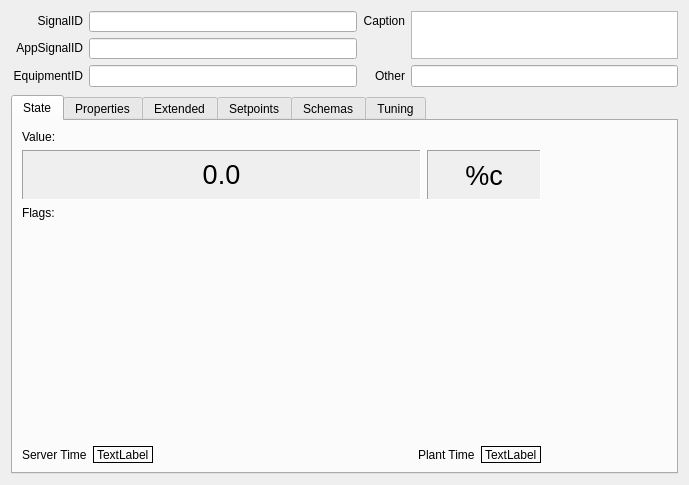
<?xml version="1.0" encoding="UTF-8"?>
<ui version="4.0">
 <class>DialogSignalInfo</class>
 <widget class="QDialog" name="DialogSignalInfo">
  <property name="geometry">
   <rect>
    <x>0</x>
    <y>0</y>
    <width>689</width>
    <height>485</height>
   </rect>
  </property>
  <property name="minimumSize">
   <size>
    <width>0</width>
    <height>0</height>
   </size>
  </property>
  <property name="windowTitle">
   <string>Dialog</string>
  </property>
  <property name="sizeGripEnabled">
   <bool>false</bool>
  </property>
  <layout class="QGridLayout" name="gridLayout_6">
   <item row="10" column="3">
    <widget class="QTabWidget" name="tabWidget">
     <property name="sizePolicy">
      <sizepolicy hsizetype="Expanding" vsizetype="Preferred">
       <horstretch>0</horstretch>
       <verstretch>0</verstretch>
      </sizepolicy>
     </property>
     <property name="styleSheet">
      <string notr="true"/>
     </property>
     <property name="tabPosition">
      <enum>QTabWidget::North</enum>
     </property>
     <property name="tabShape">
      <enum>QTabWidget::Rounded</enum>
     </property>
     <property name="currentIndex">
      <number>0</number>
     </property>
     <property name="elideMode">
      <enum>Qt::ElideMiddle</enum>
     </property>
     <property name="usesScrollButtons">
      <bool>false</bool>
     </property>
     <property name="documentMode">
      <bool>false</bool>
     </property>
     <property name="tabBarAutoHide">
      <bool>false</bool>
     </property>
     <widget class="QWidget" name="tabState">
      <attribute name="title">
       <string>State</string>
      </attribute>
      <layout class="QGridLayout" name="gridLayout_11">
       <item row="0" column="0">
        <layout class="QGridLayout" name="gridLayout_3">
         <item row="4" column="0">
          <spacer name="verticalSpacer">
           <property name="orientation">
            <enum>Qt::Vertical</enum>
           </property>
           <property name="sizeHint" stdset="0">
            <size>
             <width>20</width>
             <height>40</height>
            </size>
           </property>
          </spacer>
         </item>
         <item row="5" column="3">
          <widget class="QLabel" name="labelPlantTimeHeader">
           <property name="sizePolicy">
            <sizepolicy hsizetype="Fixed" vsizetype="Preferred">
             <horstretch>0</horstretch>
             <verstretch>0</verstretch>
            </sizepolicy>
           </property>
           <property name="text">
            <string>Plant Time</string>
           </property>
          </widget>
         </item>
         <item row="5" column="2">
          <spacer name="horizontalSpacer">
           <property name="orientation">
            <enum>Qt::Horizontal</enum>
           </property>
           <property name="sizeHint" stdset="0">
            <size>
             <width>238</width>
             <height>17</height>
            </size>
           </property>
          </spacer>
         </item>
         <item row="1" column="0" colspan="5">
          <layout class="QHBoxLayout" name="horizontalLayout">
           <item>
            <widget class="QLabel" name="labelValue">
             <property name="sizePolicy">
              <sizepolicy hsizetype="Preferred" vsizetype="Preferred">
               <horstretch>28</horstretch>
               <verstretch>0</verstretch>
              </sizepolicy>
             </property>
             <property name="minimumSize">
              <size>
               <width>0</width>
               <height>50</height>
              </size>
             </property>
             <property name="maximumSize">
              <size>
               <width>16777215</width>
               <height>16777215</height>
              </size>
             </property>
             <property name="font">
              <font>
               <pointsize>20</pointsize>
              </font>
             </property>
             <property name="autoFillBackground">
              <bool>true</bool>
             </property>
             <property name="frameShape">
              <enum>QFrame::Panel</enum>
             </property>
             <property name="frameShadow">
              <enum>QFrame::Sunken</enum>
             </property>
             <property name="text">
              <string>&lt;html&gt;&lt;head/&gt;&lt;body&gt;&lt;p&gt;0.0&lt;/p&gt;&lt;/body&gt;&lt;/html&gt;</string>
             </property>
             <property name="alignment">
              <set>Qt::AlignCenter</set>
             </property>
             <property name="wordWrap">
              <bool>false</bool>
             </property>
            </widget>
           </item>
           <item>
            <widget class="QLabel" name="labelStrUnit">
             <property name="sizePolicy">
              <sizepolicy hsizetype="MinimumExpanding" vsizetype="Preferred">
               <horstretch>8</horstretch>
               <verstretch>0</verstretch>
              </sizepolicy>
             </property>
             <property name="font">
              <font>
               <pointsize>20</pointsize>
              </font>
             </property>
             <property name="autoFillBackground">
              <bool>true</bool>
             </property>
             <property name="frameShape">
              <enum>QFrame::Panel</enum>
             </property>
             <property name="frameShadow">
              <enum>QFrame::Sunken</enum>
             </property>
             <property name="text">
              <string>%c</string>
             </property>
             <property name="alignment">
              <set>Qt::AlignCenter</set>
             </property>
            </widget>
           </item>
          </layout>
         </item>
         <item row="5" column="1">
          <widget class="QLabel" name="labelServerTime">
           <property name="frameShape">
            <enum>QFrame::Box</enum>
           </property>
           <property name="text">
            <string>TextLabel</string>
           </property>
          </widget>
         </item>
         <item row="5" column="4">
          <widget class="QLabel" name="labelPlantTime">
           <property name="frameShape">
            <enum>QFrame::Box</enum>
           </property>
           <property name="text">
            <string>TextLabel</string>
           </property>
          </widget>
         </item>
         <item row="3" column="0" colspan="5">
          <widget class="AppSignalFlagsWidget" name="widgetFlags" native="true">
           <property name="sizePolicy">
            <sizepolicy hsizetype="Preferred" vsizetype="Preferred">
             <horstretch>0</horstretch>
             <verstretch>0</verstretch>
            </sizepolicy>
           </property>
           <property name="minimumSize">
            <size>
             <width>0</width>
             <height>80</height>
            </size>
           </property>
          </widget>
         </item>
         <item row="5" column="0">
          <widget class="QLabel" name="labelServerTimeHeader">
           <property name="sizePolicy">
            <sizepolicy hsizetype="Fixed" vsizetype="Preferred">
             <horstretch>0</horstretch>
             <verstretch>0</verstretch>
            </sizepolicy>
           </property>
           <property name="text">
            <string>Server Time</string>
           </property>
          </widget>
         </item>
         <item row="2" column="0">
          <widget class="QLabel" name="flagsLabel">
           <property name="sizePolicy">
            <sizepolicy hsizetype="Preferred" vsizetype="Preferred">
             <horstretch>5</horstretch>
             <verstretch>0</verstretch>
            </sizepolicy>
           </property>
           <property name="text">
            <string>Flags:</string>
           </property>
          </widget>
         </item>
         <item row="0" column="0">
          <widget class="QLabel" name="flagsLabel_2">
           <property name="sizePolicy">
            <sizepolicy hsizetype="Preferred" vsizetype="Preferred">
             <horstretch>5</horstretch>
             <verstretch>0</verstretch>
            </sizepolicy>
           </property>
           <property name="text">
            <string>Value:</string>
           </property>
          </widget>
         </item>
         <item row="0" column="5" rowspan="6">
          <widget class="QFrame" name="frame_2">
           <property name="minimumSize">
            <size>
             <width>120</width>
             <height>0</height>
            </size>
           </property>
           <property name="frameShape">
            <enum>QFrame::NoFrame</enum>
           </property>
           <property name="frameShadow">
            <enum>QFrame::Sunken</enum>
           </property>
          </widget>
         </item>
        </layout>
       </item>
      </layout>
     </widget>
     <widget class="QWidget" name="tabProperties">
      <attribute name="title">
       <string>Properties</string>
      </attribute>
      <layout class="QGridLayout" name="gridLayout_2">
       <item row="0" column="0">
        <layout class="QVBoxLayout" name="verticalLayout_3">
         <item>
          <widget class="QTreeWidget" name="treeProperties">
           <column>
            <property name="text">
             <string notr="true">1</string>
            </property>
           </column>
          </widget>
         </item>
        </layout>
       </item>
      </layout>
     </widget>
     <widget class="QWidget" name="tabExtended">
      <attribute name="title">
       <string>Extended</string>
      </attribute>
      <layout class="QGridLayout" name="gridLayout_8">
       <item row="0" column="0">
        <widget class="QTreeWidget" name="treePropertiesExt">
         <column>
          <property name="text">
           <string notr="true">1</string>
          </property>
         </column>
        </widget>
       </item>
      </layout>
     </widget>
     <widget class="QWidget" name="tabSetpoints">
      <attribute name="title">
       <string>Setpoints</string>
      </attribute>
      <layout class="QGridLayout" name="gridLayout_4">
       <item row="0" column="0">
        <widget class="QTreeWidget" name="treeSetpoints">
         <column>
          <property name="text">
           <string notr="true">1</string>
          </property>
         </column>
        </widget>
       </item>
      </layout>
     </widget>
     <widget class="QWidget" name="tabSchemas">
      <attribute name="title">
       <string>Schemas</string>
      </attribute>
      <layout class="QGridLayout" name="gridLayout_5">
       <item row="0" column="0">
        <widget class="QTreeWidget" name="treeSchemas">
         <property name="rootIsDecorated">
          <bool>true</bool>
         </property>
         <column>
          <property name="text">
           <string notr="true">1</string>
          </property>
         </column>
        </widget>
       </item>
      </layout>
     </widget>
     <widget class="QWidget" name="tabTuning">
      <attribute name="title">
       <string>Tuning</string>
      </attribute>
      <layout class="QGridLayout" name="gridLayout_9">
       <item row="0" column="0">
        <layout class="QGridLayout" name="gridLayout_7">
         <item row="0" column="0">
          <widget class="QLabel" name="flagsLabel_3">
           <property name="sizePolicy">
            <sizepolicy hsizetype="Preferred" vsizetype="Preferred">
             <horstretch>5</horstretch>
             <verstretch>0</verstretch>
            </sizepolicy>
           </property>
           <property name="text">
            <string>Tuning Value:</string>
           </property>
          </widget>
         </item>
         <item row="0" column="3" rowspan="6">
          <widget class="QFrame" name="frame_4">
           <property name="minimumSize">
            <size>
             <width>120</width>
             <height>0</height>
            </size>
           </property>
           <property name="frameShape">
            <enum>QFrame::NoFrame</enum>
           </property>
           <property name="frameShadow">
            <enum>QFrame::Sunken</enum>
           </property>
          </widget>
         </item>
         <item row="1" column="0" colspan="3">
          <layout class="QHBoxLayout" name="horizontalLayout_4">
           <item>
            <widget class="QLabel" name="labelValueTuning">
             <property name="sizePolicy">
              <sizepolicy hsizetype="Preferred" vsizetype="Preferred">
               <horstretch>28</horstretch>
               <verstretch>0</verstretch>
              </sizepolicy>
             </property>
             <property name="minimumSize">
              <size>
               <width>0</width>
               <height>50</height>
              </size>
             </property>
             <property name="font">
              <font>
               <pointsize>20</pointsize>
              </font>
             </property>
             <property name="autoFillBackground">
              <bool>true</bool>
             </property>
             <property name="frameShape">
              <enum>QFrame::Panel</enum>
             </property>
             <property name="frameShadow">
              <enum>QFrame::Sunken</enum>
             </property>
             <property name="text">
              <string>&lt;html&gt;&lt;head/&gt;&lt;body&gt;&lt;p&gt;0.0&lt;/p&gt;&lt;/body&gt;&lt;/html&gt;</string>
             </property>
             <property name="alignment">
              <set>Qt::AlignCenter</set>
             </property>
             <property name="wordWrap">
              <bool>false</bool>
             </property>
            </widget>
           </item>
           <item>
            <widget class="QLabel" name="labelStrUnitTuning">
             <property name="sizePolicy">
              <sizepolicy hsizetype="MinimumExpanding" vsizetype="Preferred">
               <horstretch>8</horstretch>
               <verstretch>0</verstretch>
              </sizepolicy>
             </property>
             <property name="font">
              <font>
               <pointsize>20</pointsize>
              </font>
             </property>
             <property name="autoFillBackground">
              <bool>true</bool>
             </property>
             <property name="frameShape">
              <enum>QFrame::Panel</enum>
             </property>
             <property name="frameShadow">
              <enum>QFrame::Sunken</enum>
             </property>
             <property name="text">
              <string>%c</string>
             </property>
             <property name="alignment">
              <set>Qt::AlignCenter</set>
             </property>
            </widget>
           </item>
          </layout>
         </item>
         <item row="2" column="0">
          <widget class="QLabel" name="flagsLabel_5">
           <property name="sizePolicy">
            <sizepolicy hsizetype="Preferred" vsizetype="Preferred">
             <horstretch>5</horstretch>
             <verstretch>0</verstretch>
            </sizepolicy>
           </property>
           <property name="text">
            <string>Tuning Flags:</string>
           </property>
          </widget>
         </item>
         <item row="3" column="0" colspan="3">
          <widget class="TuningSignalFlagsWidget" name="widgetTuningFlags" native="true">
           <property name="sizePolicy">
            <sizepolicy hsizetype="Preferred" vsizetype="Preferred">
             <horstretch>0</horstretch>
             <verstretch>0</verstretch>
            </sizepolicy>
           </property>
           <property name="minimumSize">
            <size>
             <width>0</width>
             <height>80</height>
            </size>
           </property>
          </widget>
         </item>
         <item row="4" column="0" colspan="2">
          <spacer name="verticalSpacer_2">
           <property name="orientation">
            <enum>Qt::Vertical</enum>
           </property>
           <property name="sizeHint" stdset="0">
            <size>
             <width>230</width>
             <height>0</height>
            </size>
           </property>
          </spacer>
         </item>
         <item row="5" column="0">
          <layout class="QHBoxLayout" name="horizontalLayout_3">
           <item>
            <widget class="QPushButton" name="pushButtonSetZero">
             <property name="sizePolicy">
              <sizepolicy hsizetype="Fixed" vsizetype="Fixed">
               <horstretch>0</horstretch>
               <verstretch>0</verstretch>
              </sizepolicy>
             </property>
             <property name="text">
              <string>Write 0</string>
             </property>
            </widget>
           </item>
           <item>
            <widget class="QPushButton" name="pushButtonSetOne">
             <property name="sizePolicy">
              <sizepolicy hsizetype="Fixed" vsizetype="Fixed">
               <horstretch>0</horstretch>
               <verstretch>0</verstretch>
              </sizepolicy>
             </property>
             <property name="text">
              <string>Write 1</string>
             </property>
            </widget>
           </item>
           <item>
            <widget class="QLineEdit" name="editInputValue">
             <property name="sizePolicy">
              <sizepolicy hsizetype="Expanding" vsizetype="Fixed">
               <horstretch>25</horstretch>
               <verstretch>0</verstretch>
              </sizepolicy>
             </property>
             <property name="maximumSize">
              <size>
               <width>100</width>
               <height>16777215</height>
              </size>
             </property>
            </widget>
           </item>
           <item>
            <widget class="QPushButton" name="pushButtonSetValue">
             <property name="sizePolicy">
              <sizepolicy hsizetype="Fixed" vsizetype="Fixed">
               <horstretch>8</horstretch>
               <verstretch>0</verstretch>
              </sizepolicy>
             </property>
             <property name="text">
              <string>Write</string>
             </property>
            </widget>
           </item>
           <item>
            <spacer name="horizontalSpacer_2">
             <property name="orientation">
              <enum>Qt::Horizontal</enum>
             </property>
             <property name="sizeHint" stdset="0">
              <size>
               <width>28</width>
               <height>20</height>
              </size>
             </property>
            </spacer>
           </item>
          </layout>
         </item>
         <item row="5" column="2">
          <layout class="QGridLayout" name="gridLayout_15">
           <item row="2" column="1">
            <widget class="QLabel" name="labelSuccessfulWriteTime">
             <property name="frameShape">
              <enum>QFrame::Box</enum>
             </property>
             <property name="text">
              <string>TextLabel</string>
             </property>
            </widget>
           </item>
           <item row="0" column="1">
            <widget class="QLabel" name="labelSuccessfulReadTime">
             <property name="frameShape">
              <enum>QFrame::Box</enum>
             </property>
             <property name="text">
              <string>TextLabel</string>
             </property>
            </widget>
           </item>
           <item row="1" column="0">
            <widget class="QLabel" name="labelServerTimeHeader_4">
             <property name="text">
              <string>Write Request Time</string>
             </property>
            </widget>
           </item>
           <item row="4" column="1">
            <widget class="QLabel" name="labelLmTime">
             <property name="frameShape">
              <enum>QFrame::Box</enum>
             </property>
             <property name="text">
              <string>TextLabel</string>
             </property>
            </widget>
           </item>
           <item row="2" column="0">
            <widget class="QLabel" name="labelPlantTimeHeader_3">
             <property name="text">
              <string>Successful Write Time</string>
             </property>
            </widget>
           </item>
           <item row="0" column="0">
            <widget class="QLabel" name="labelServerTimeHeader_3">
             <property name="text">
              <string>Successful Read Time</string>
             </property>
            </widget>
           </item>
           <item row="4" column="0">
            <widget class="QLabel" name="labelPlantTimeHeader_4">
             <property name="text">
              <string>LM Time</string>
             </property>
            </widget>
           </item>
           <item row="1" column="1">
            <widget class="QLabel" name="labelWriteRequestTime">
             <property name="frameShape">
              <enum>QFrame::Box</enum>
             </property>
             <property name="text">
              <string>TextLabel</string>
             </property>
            </widget>
           </item>
           <item row="3" column="1">
            <widget class="QLabel" name="labelUnsuccessfulWriteTime">
             <property name="frameShape">
              <enum>QFrame::Box</enum>
             </property>
             <property name="text">
              <string>TextLabel</string>
             </property>
            </widget>
           </item>
           <item row="3" column="0">
            <widget class="QLabel" name="labelPlantTimeHeader_5">
             <property name="text">
              <string>Unsuccessful Write Time</string>
             </property>
            </widget>
           </item>
          </layout>
         </item>
        </layout>
       </item>
      </layout>
     </widget>
    </widget>
   </item>
   <item row="0" column="3">
    <layout class="QGridLayout" name="gridLayout_14">
     <item row="2" column="1">
      <widget class="QLineEdit" name="editEquipment">
       <property name="sizePolicy">
        <sizepolicy hsizetype="Expanding" vsizetype="Maximum">
         <horstretch>0</horstretch>
         <verstretch>0</verstretch>
        </sizepolicy>
       </property>
       <property name="font">
        <font>
         <pointsize>8</pointsize>
         <bold>false</bold>
        </font>
       </property>
       <property name="acceptDrops">
        <bool>false</bool>
       </property>
       <property name="readOnly">
        <bool>true</bool>
       </property>
      </widget>
     </item>
     <item row="0" column="1">
      <widget class="QLineEdit" name="editCustomAppSignalID">
       <property name="sizePolicy">
        <sizepolicy hsizetype="Expanding" vsizetype="Maximum">
         <horstretch>0</horstretch>
         <verstretch>0</verstretch>
        </sizepolicy>
       </property>
       <property name="font">
        <font>
         <pointsize>8</pointsize>
         <bold>false</bold>
        </font>
       </property>
       <property name="acceptDrops">
        <bool>false</bool>
       </property>
       <property name="readOnly">
        <bool>true</bool>
       </property>
      </widget>
     </item>
     <item row="0" column="0">
      <layout class="QHBoxLayout" name="horizontalLayout_6">
       <item>
        <widget class="QLabelAppSignalDragAndDrop" name="signalIdLabelIcon">
         <property name="sizePolicy">
          <sizepolicy hsizetype="Ignored" vsizetype="Ignored">
           <horstretch>0</horstretch>
           <verstretch>0</verstretch>
          </sizepolicy>
         </property>
         <property name="minimumSize">
          <size>
           <width>20</width>
           <height>20</height>
          </size>
         </property>
         <property name="maximumSize">
          <size>
           <width>20</width>
           <height>20</height>
          </size>
         </property>
         <property name="baseSize">
          <size>
           <width>0</width>
           <height>0</height>
          </size>
         </property>
         <property name="cursor">
          <cursorShape>PointingHandCursor</cursorShape>
         </property>
         <property name="text">
          <string/>
         </property>
         <property name="pixmap">
          <pixmap resource="../../Monitor/Monitor.qrc">:/Images/Images/dragndrop.png</pixmap>
         </property>
         <property name="scaledContents">
          <bool>true</bool>
         </property>
        </widget>
       </item>
       <item>
        <widget class="QLabelAppSignalDragAndDrop" name="signalIdLabel">
         <property name="sizePolicy">
          <sizepolicy hsizetype="Preferred" vsizetype="Maximum">
           <horstretch>0</horstretch>
           <verstretch>0</verstretch>
          </sizepolicy>
         </property>
         <property name="cursor">
          <cursorShape>PointingHandCursor</cursorShape>
         </property>
         <property name="text">
          <string>SignalID</string>
         </property>
         <property name="alignment">
          <set>Qt::AlignRight|Qt::AlignTrailing|Qt::AlignVCenter</set>
         </property>
        </widget>
       </item>
      </layout>
     </item>
     <item row="1" column="1">
      <widget class="QLineEdit" name="editAppSignalID">
       <property name="sizePolicy">
        <sizepolicy hsizetype="Expanding" vsizetype="Maximum">
         <horstretch>0</horstretch>
         <verstretch>0</verstretch>
        </sizepolicy>
       </property>
       <property name="font">
        <font>
         <pointsize>8</pointsize>
         <bold>false</bold>
        </font>
       </property>
       <property name="acceptDrops">
        <bool>false</bool>
       </property>
       <property name="readOnly">
        <bool>true</bool>
       </property>
      </widget>
     </item>
     <item row="2" column="0">
      <widget class="QLabel" name="equipmentLabel">
       <property name="sizePolicy">
        <sizepolicy hsizetype="Preferred" vsizetype="Maximum">
         <horstretch>0</horstretch>
         <verstretch>0</verstretch>
        </sizepolicy>
       </property>
       <property name="text">
        <string>EquipmentID</string>
       </property>
       <property name="alignment">
        <set>Qt::AlignRight|Qt::AlignTrailing|Qt::AlignVCenter</set>
       </property>
      </widget>
     </item>
     <item row="1" column="0">
      <widget class="QLabel" name="signalIdLabel_2">
       <property name="sizePolicy">
        <sizepolicy hsizetype="Preferred" vsizetype="Maximum">
         <horstretch>0</horstretch>
         <verstretch>0</verstretch>
        </sizepolicy>
       </property>
       <property name="text">
        <string>AppSignalID</string>
       </property>
       <property name="alignment">
        <set>Qt::AlignRight|Qt::AlignTrailing|Qt::AlignVCenter</set>
       </property>
      </widget>
     </item>
     <item row="2" column="2">
      <widget class="QLabel" name="signalOtherInfoLabel">
       <property name="sizePolicy">
        <sizepolicy hsizetype="Preferred" vsizetype="Maximum">
         <horstretch>0</horstretch>
         <verstretch>0</verstretch>
        </sizepolicy>
       </property>
       <property name="text">
        <string>Other</string>
       </property>
       <property name="alignment">
        <set>Qt::AlignRight|Qt::AlignTrailing|Qt::AlignVCenter</set>
       </property>
      </widget>
     </item>
     <item row="2" column="3">
      <widget class="QLineEdit" name="editSignalOther">
       <property name="sizePolicy">
        <sizepolicy hsizetype="Expanding" vsizetype="Maximum">
         <horstretch>0</horstretch>
         <verstretch>0</verstretch>
        </sizepolicy>
       </property>
       <property name="minimumSize">
        <size>
         <width>150</width>
         <height>0</height>
        </size>
       </property>
       <property name="acceptDrops">
        <bool>false</bool>
       </property>
       <property name="readOnly">
        <bool>true</bool>
       </property>
      </widget>
     </item>
     <item row="0" column="2">
      <widget class="QLabel" name="captionLabel">
       <property name="sizePolicy">
        <sizepolicy hsizetype="Preferred" vsizetype="Maximum">
         <horstretch>0</horstretch>
         <verstretch>0</verstretch>
        </sizepolicy>
       </property>
       <property name="text">
        <string>Caption</string>
       </property>
       <property name="alignment">
        <set>Qt::AlignRight|Qt::AlignTrailing|Qt::AlignVCenter</set>
       </property>
      </widget>
     </item>
     <item row="0" column="3" rowspan="2">
      <widget class="QPlainTextEdit" name="editCaption">
       <property name="sizePolicy">
        <sizepolicy hsizetype="Expanding" vsizetype="Ignored">
         <horstretch>0</horstretch>
         <verstretch>1</verstretch>
        </sizepolicy>
       </property>
       <property name="maximumSize">
        <size>
         <width>16777215</width>
         <height>16777215</height>
        </size>
       </property>
       <property name="verticalScrollBarPolicy">
        <enum>Qt::ScrollBarAlwaysOff</enum>
       </property>
       <property name="horizontalScrollBarPolicy">
        <enum>Qt::ScrollBarAlwaysOff</enum>
       </property>
       <property name="tabChangesFocus">
        <bool>true</bool>
       </property>
       <property name="undoRedoEnabled">
        <bool>false</bool>
       </property>
       <property name="readOnly">
        <bool>true</bool>
       </property>
       <property name="plainText">
        <string notr="true"/>
       </property>
       <property name="backgroundVisible">
        <bool>false</bool>
       </property>
      </widget>
     </item>
    </layout>
   </item>
  </layout>
 </widget>
 <customwidgets>
  <customwidget>
   <class>QLabelAppSignalDragAndDrop</class>
   <extends>QLabel</extends>
   <header location="global">../include/SchemaClientLib/DialogSignalInfo.h</header>
  </customwidget>
  <customwidget>
   <class>AppSignalFlagsWidget</class>
   <extends>QWidget</extends>
   <header>../include/SchemaClientLib/DialogSignalInfo.h</header>
   <container>1</container>
  </customwidget>
  <customwidget>
   <class>TuningSignalFlagsWidget</class>
   <extends>QWidget</extends>
   <header>../include/SchemaClientLib/DialogSignalInfo.h</header>
   <container>1</container>
  </customwidget>
 </customwidgets>
 <tabstops>
  <tabstop>tabWidget</tabstop>
  <tabstop>editCustomAppSignalID</tabstop>
  <tabstop>editAppSignalID</tabstop>
  <tabstop>editEquipment</tabstop>
  <tabstop>editCaption</tabstop>
  <tabstop>editSignalOther</tabstop>
  <tabstop>pushButtonSetOne</tabstop>
  <tabstop>pushButtonSetValue</tabstop>
  <tabstop>treeSchemas</tabstop>
  <tabstop>pushButtonSetZero</tabstop>
  <tabstop>treeProperties</tabstop>
  <tabstop>treePropertiesExt</tabstop>
  <tabstop>treeSetpoints</tabstop>
  <tabstop>editInputValue</tabstop>
 </tabstops>
 <resources>
  <include location="../../Monitor/Monitor.qrc"/>
 </resources>
 <connections/>
 <designerdata>
  <property name="gridDeltaX">
   <number>10</number>
  </property>
  <property name="gridDeltaY">
   <number>10</number>
  </property>
  <property name="gridSnapX">
   <bool>true</bool>
  </property>
  <property name="gridSnapY">
   <bool>true</bool>
  </property>
  <property name="gridVisible">
   <bool>true</bool>
  </property>
 </designerdata>
</ui>
